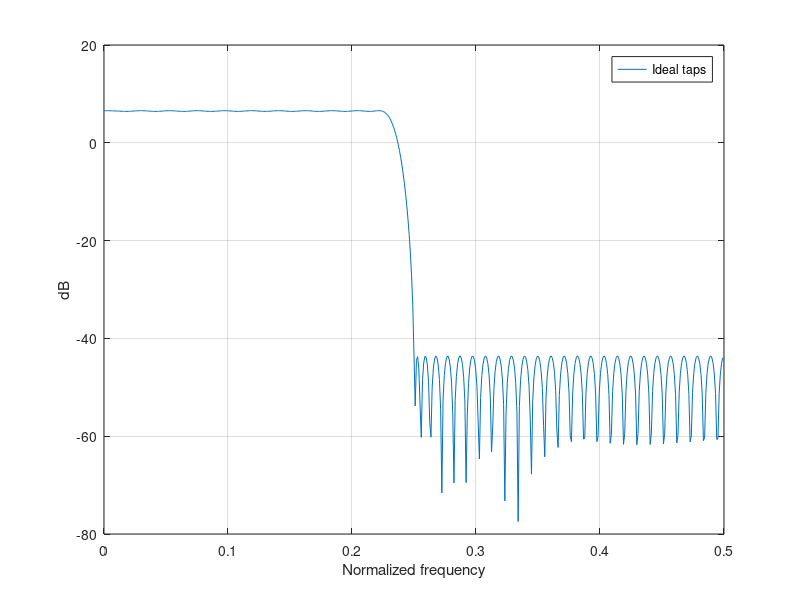

Source code (MATLAB):
clc;
clear all;
close all;

%Read file
taps = csvread('hbf_taps.txt');

%Normalize
taps_max=max(taps);
taps=taps*1/max(taps);

%Frequency response
h_taps = 20*log10(abs(freqz(taps,1,512)));

%Figure 1
figure(1);
x_axis =(0:0.5/length(h_taps):0.5-0.5/length(h_taps)).';
plot(x_axis,h_taps);
grid on;
xlabel('Normalized frequency')
ylabel('dB')
legend('Ideal taps')